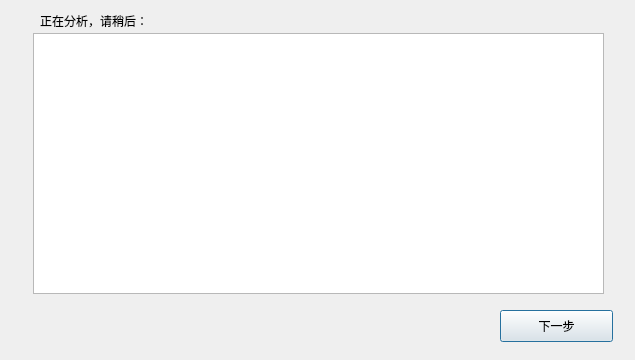
<?xml version="1.0" encoding="UTF-8"?>
<ui version="4.0">
 <class>Dialog</class>
 <widget class="QDialog" name="Dialog">
  <property name="geometry">
   <rect>
    <x>0</x>
    <y>0</y>
    <width>635</width>
    <height>360</height>
   </rect>
  </property>
  <property name="windowTitle">
   <string>Dialog</string>
  </property>
  <widget class="QTextEdit" name="textEdit">
   <property name="geometry">
    <rect>
     <x>33</x>
     <y>33</y>
     <width>571</width>
     <height>261</height>
    </rect>
   </property>
  </widget>
  <widget class="QLabel" name="label">
   <property name="geometry">
    <rect>
     <x>40</x>
     <y>10</y>
     <width>121</width>
     <height>21</height>
    </rect>
   </property>
   <property name="text">
    <string>正在分析，请稍后：</string>
   </property>
  </widget>
  <widget class="QPushButton" name="pushButton">
   <property name="geometry">
    <rect>
     <x>500</x>
     <y>310</y>
     <width>113</width>
     <height>32</height>
    </rect>
   </property>
   <property name="text">
    <string>下一步</string>
   </property>
  </widget>
 </widget>
 <resources/>
 <connections/>
</ui>
